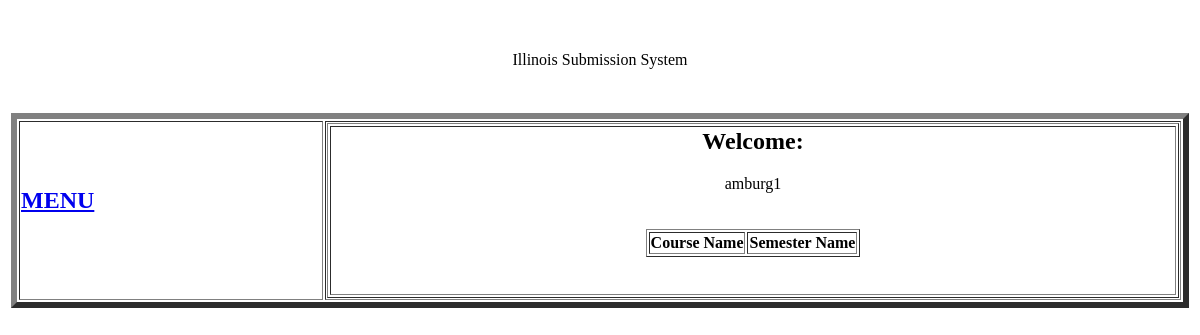
The page /stucourse.php (signed in) on the database as committed earlier.
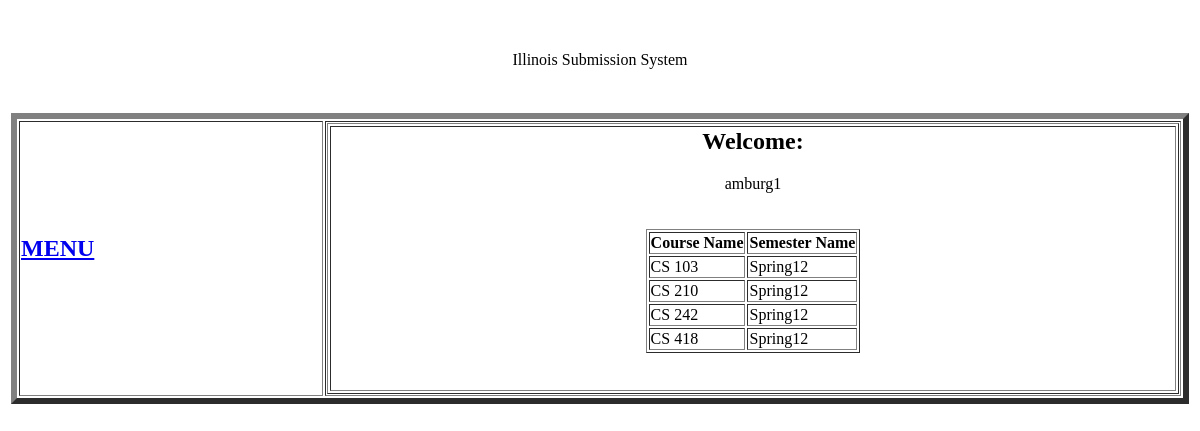
The same page on the database as committed later.
### tables this page shows
CREATE TABLE IF NOT EXISTS `course` (
  `CourseID` int(4) NOT NULL AUTO_INCREMENT COMMENT 'CourseID specifically in the DB',
  `CourseName` varchar(10) NOT NULL,
  `NumStudents` int(4) NOT NULL,
  `SemesterName` varchar(8) NOT NULL,
  PRIMARY KEY (`CourseID`)
);

### stucourse.php (the view, shortened to what this page needs)
<html>
<head>
</head>
<body>
    <table width="100%" border="0">
        <tr>
            <td height="100" align="center">
            Illinois Submission System
            </td>
        </tr>
        <tr>
            <td>
                    <table width="100%" border="6">
                        <tr>
                            <td width=300>
                                <h2><a href="http://localhost/cs411/student.html"> MENU</a></h2>
                            </td>
                            <td align="left">
                <table width="100%" border="1">
                <tr>
                  <td width=500 align="center">
                    <h2>Welcome:</h2>
<?php
    $redirect_pauseTime = 0;
    print( $_SESSION['username']."\n <br><br><br>");
    if(empty($_SESSION['username'])){
        print("<meta http-equiv=\"REFRESH\" content=\"". $redirect_pauseTime . ";url=login.html?notLoggedIn=1\">");
    }
    else {
        $coursesQuery = "SELECT CourseName, SemesterName  FROM course As c, takes As t WHERE t.StudentID = '". $_SESSION['username'] . "' AND c.CourseID = t.CourseID ";
       $result = mysql_query($coursesQuery);
        echo "<table border='1'>
		<tr>
		<th>Course Name</th>
		<th>Semester Name</th>
		</tr>";
		while($row = mysql_fetch_array($result))
  		{
  		echo "<tr>";
  		echo "<td>" . $row['CourseName'] . "</td>";
  		echo "<td>" . $row['SemesterName'] . "</td>";
  		echo "</tr>";
  		}
		echo "</table>";
    	print("<br><br>");
    }
?>
                  </td>
                </tr>
                </table>
                            </td>
                        </tr>
                    </table>
            </td>
        </tr>
    </table>
</body>
</html>

Rows that differ between the two databases and show on the page:
now on this page (row edited): course: CourseName "CS 103", SemesterName "Spring12"
added course: CourseName "CS 210", SemesterName "Spring12"
added course: CourseName "CS 242", SemesterName "Spring12"
added course: CourseName "CS 418", SemesterName "Spring12"
